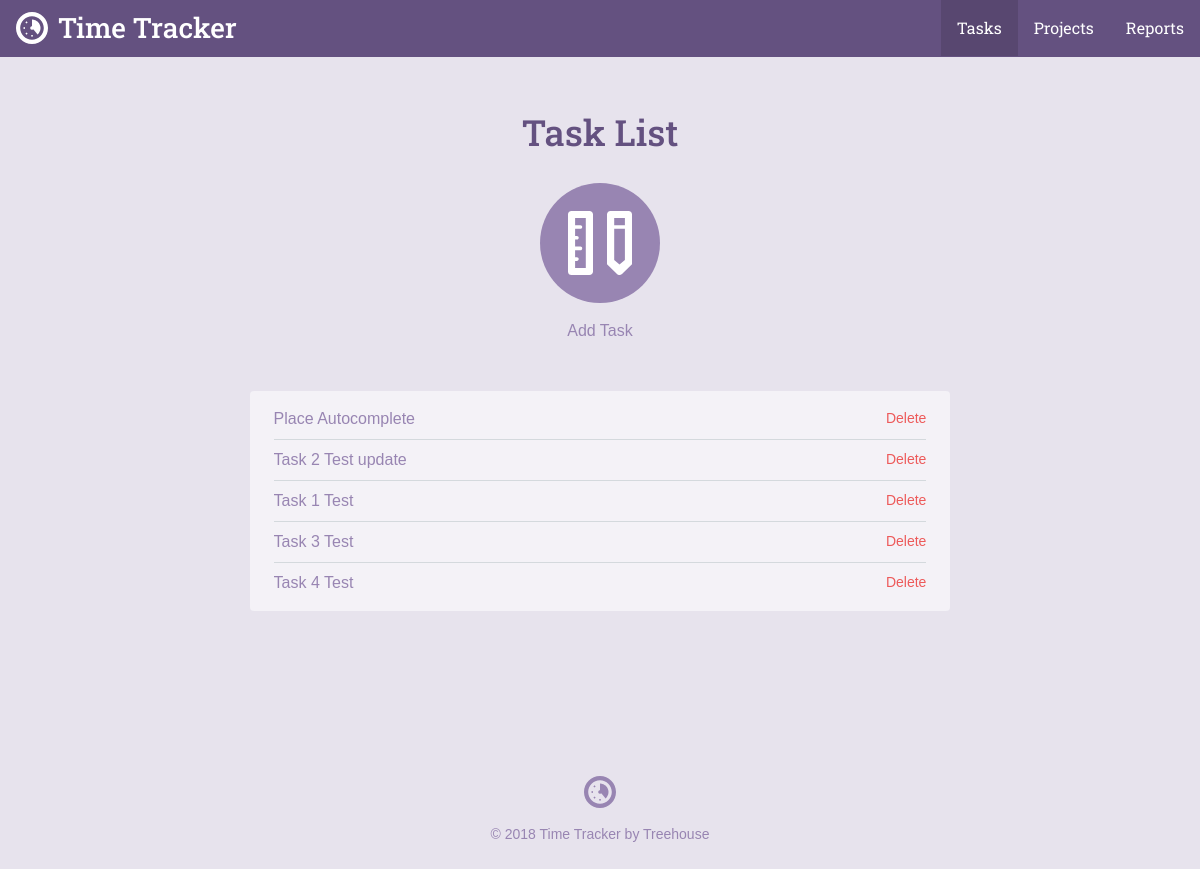
The page /task_list.php on the database its author committed.
### tables this page shows
CREATE TABLE `tasks` (
	`task_id`	INTEGER PRIMARY KEY AUTOINCREMENT,
	`project_id`	INTEGER,
	`title`	TEXT,
	`date`	INTEGER NOT NULL,
	`time`	TEXT NOT NULL
);

### inc/functions.php (called while the page is built, shortened)
<?php
function getTaskList($filter = null)
{
    include "connection.php";
    $query = "SELECT tasks.*, projects.title AS project FROM tasks"
        ." JOIN projects ON tasks.project_id = projects.project_id";
    $where = '';
    $orderBy = ' ORDER BY date DESC';
    try {
        $results = $db->prepare($query . $where . $orderBy);
        $results->execute();
    } catch (Exception $e) {
        echo "Error: ".$e->getMessage()."<br/>";
        return [];
    }
    return $results->fetchAll(PDO::FETCH_ASSOC);
}

### task_list.php (the view, shortened to what this page needs)
<?php
require 'inc/functions.php';
include 'inc/header.php';
?>
<div class="section catalog random">
    <div class="col-container page-container">
        <div class="col col-70-md col-60-lg col-center">
            <h1 class="actions-header">Task List</h1>
            <div class="actions-item">
                <a class="actions-link" href="task.php">
                    <span class="actions-icon">
                        <svg viewbox="0 0 64 64"><use xlink:href="#task_icon"></use></svg>
                    </span>
                Add Task</a>
            </div>
            <div class="form-container">
              <ul class="items">
                <?php
                foreach (getTaskList() as $item) {
                    echo "<li><a href='task.php?id=".$item['task_id']."'>". $item['title'] ."</a>";
                    echo "<form method='post' action='task_list.php' onsubmit=\"return confirm('Are you sure you want to delete this task');\">";
                    echo "<input type='submit' class='button--delete' value='Delete'>";
                    echo "</form>";
                    echo "</li>";
                }
                ?>
              </ul>
            </div>
        </div>
    </div>
</div>
<?php include("inc/footer.php"); ?>

### css/style.css (style rules this page uses)
*,:after,:before { box-sizing:border-box }
html { font-family:sans-serif;-ms-text-size-adjust:100%;-webkit-text-size-adjust:100% }
body { margin:0 }
a { background-color:transparent }
h1 { font-size:2em;margin:.67em 0 }
svg:not(:root) { overflow:hidden }
button,input,optgroup,select,textarea { color:inherit;font:inherit;margin:0 }
input[type="reset"],input[type="submit"] { -webkit-appearance:button;cursor:pointer }
input { line-height:normal }
html { font-size:100%;line-height:1.5;-webkit-tap-highlight-color:transparent }
body { font-size:1rem;font-family:"Gotham Rounded A","Gotham Rounded B","Helvetica",Helvetica,Arial,sans-serif;font-style:normal;font-weight:400 }
.col { float:left;width:100% }
.col-container:before,.col-container:after { content:" ";display:table }
.col-container:after { clear:both }
.col-center { float:none;margin:0 auto }
@media screen and (min-width: 680px) { .col-70-md { width:70% !important } }
@media screen and (min-width: 960px) { .col-60-lg { width:60% !important } }
h1,h2,h3,h4,h5,h6 { color:#40484a;display:block;font-weight:500;margin:0;text-rendering:optimizeLegibility }
h1 { font-size:2.25rem }
a { color:#3f8abf;cursor:pointer;transition:color 300ms 0s ease;text-decoration:none }
ul,ol { margin:0;padding:0 0 0 2rem }
body { background-color:#e7e3ed }
h1,h2,h3,h4,h5,h6 { color:#645180;font-family:"Roboto Slab", Helvetica, Arial, sans-serif }
.col-container { margin:0 auto;max-width:1200px }
.actions-header { margin-bottom:1.5rem }
.actions-item { margin:0 1.5rem }
@media screen and (min-width: 680px) { .actions-item { display:inline-block;float:left } }
.page-container .actions-item { float:none }
.actions-link { transition:color 200ms ease-in-out;color:#9885b2;display:block }
@media screen { .actions-link { margin-bottom:2rem } }
@media screen and (min-width: 680px) { .actions-link { margin-bottom:0 } }
.actions-icon { width:120px;height:120px;transition:background 200ms ease-in-out;display:block;background-color:#9885b2;border-radius:9999px }
@media screen { .actions-icon { margin-bottom:.5rem } }
@media screen and (min-width: 680px) { .actions-icon { margin-bottom:1rem } }
.actions-icon svg { width:64px;height:64px;margin-top:28px;fill:#fff;display:inline-block }
.page-container .actions-icon { margin-left:auto;margin-right:auto }
.page-container { text-align:center }
@media screen { .page-container { padding:1.5rem 1rem 0 1rem } }
@media screen and (min-width: 680px) { .page-container { padding-top:3rem } }
.form-container { background-color:#f4f2f7;border-radius:4px }
@media screen { .form-container { padding:.5rem 1.5rem;margin-top:.5rem;margin-bottom:1.5rem } }
@media screen and (min-width: 680px) { .form-container { padding:.5rem 1.5rem;margin-top:3rem;margin-bottom:0 } }
.form-container a { color:#9885b2 }
input { border-radius:4px;box-shadow:none;border:solid 2px #9885b2;padding:8px 10px;width:100% }
.items { list-style:none;overflow:hidden;padding:0;margin:0 }
.items li { position:relative;text-align:left;border-bottom:solid 1px #d4d9dd;padding-top:.5rem;padding-bottom:.5rem }
.items li:last-child { border-bottom:none !important }
.items a { color:#9885b2 }
.items form { margin-bottom:0 }
.items .button--delete { position:absolute;right:0;top:.5rem;width:auto }
.button--delete { border:0;background:transparent;padding:0;margin-top:3px;font-size:14px;color:#ed5a5a }

### rows shown on the page
tasks: title "Place Autocomplete"
tasks: title "Task 2 Test update"
tasks: title "Task 1 Test"
tasks: title "Task 3 Test"
tasks: title "Task 4 Test"
